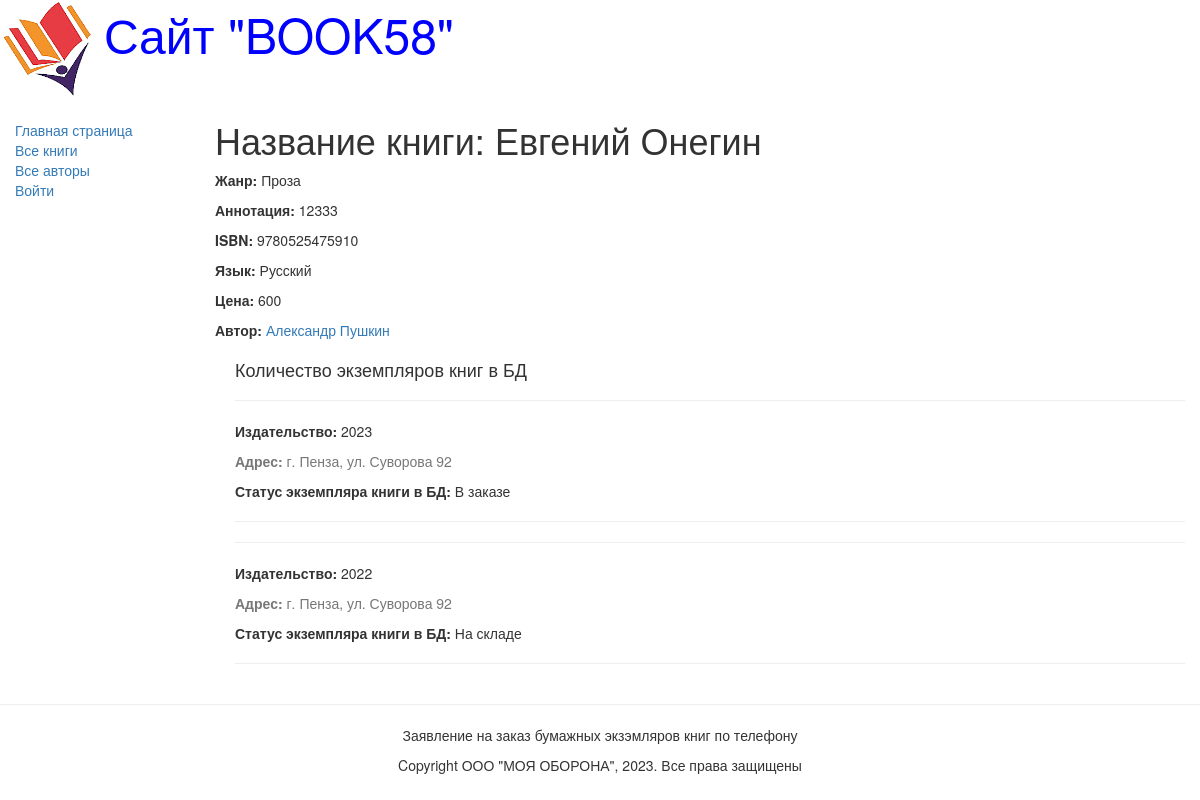
Before: /book/1 with the older database file.
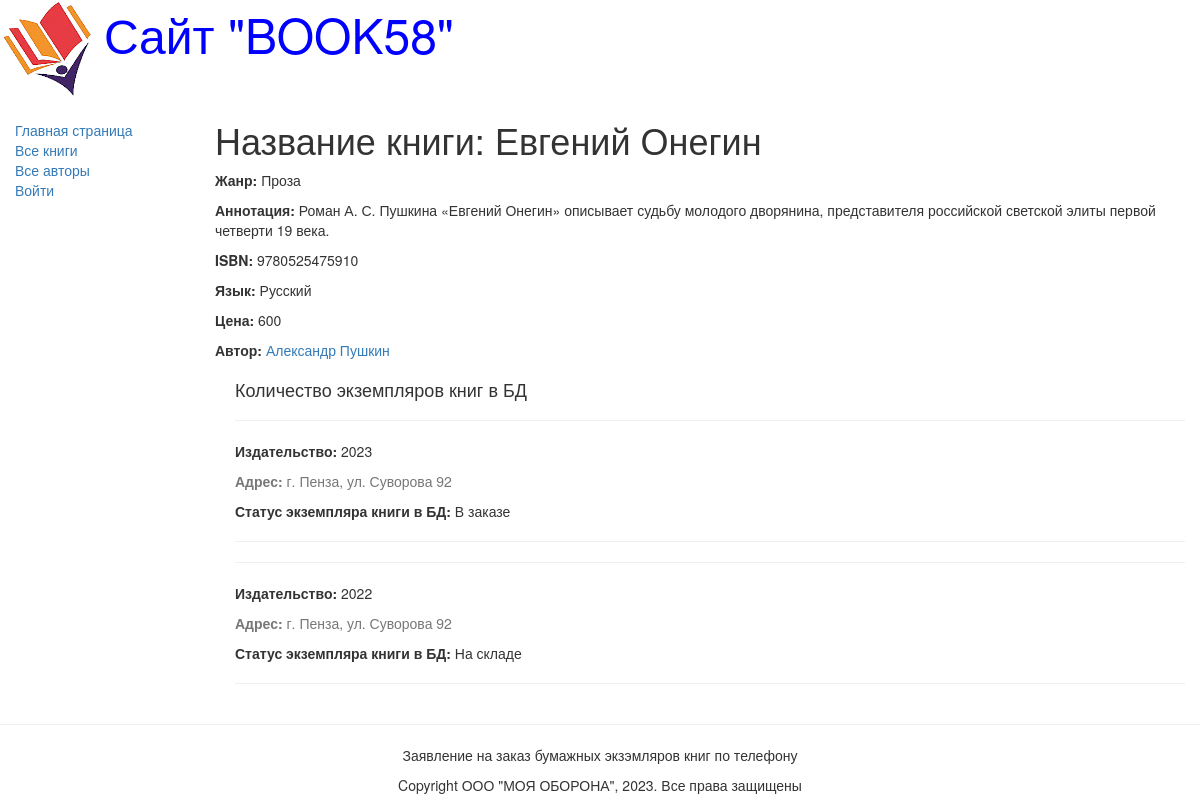
After: the same page with the newer database file.
### catalog/models.py (models this page shows, shortened)
class Book(models.Model):
    title = models.CharField(max_length=200, help_text="Название книги", verbose_name="Название книги")
    genre = models.ForeignKey('Genre', on_delete=models.CASCADE, help_text="Выберите жанр книги", verbose_name="Жанр книги", null=True)
    language = models.ForeignKey('Language', on_delete=models.CASCADE, help_text="Выберите язык книги", verbose_name="Язык книги", null=True)
    author = models.ManyToManyField('Author', help_text="Выберите автора книги", verbose_name="Автор книги")
    summary = models.TextField(max_length=1000, help_text="Введите краткое описание книги", verbose_name="Краткое описание книги")
    isbn = models.CharField(max_length=13, help_text="Должно содержать 13 символов", verbose_name="ISBN книги")
    file = models.FileField(upload_to='books/')
    price = models.CharField(max_length=20, null=True,help_text="Введите цену", verbose_name="Цена")
    def display_author(self):
        return ', '.join([author.last_name for author in self.author.all()])
    display_author.short_description = 'Авторы'

class Genre(models.Model):
    name=models.CharField(max_length=200, help_text="Введите жанр книги", verbose_name="Жанр книги")
    def __str__(self):
        return self.name

class Language(models.Model):
    name = models.CharField(max_length=20, help_text="Введите язык книги", verbose_name="Язык книги")
    def __str__(self):
        return self.name

### catalog/views.py (the view)
# urls.py: url(r'^book/(?P<pk>\d+)$', views.BookDetailView.as_view(), name='book-detail'),
class BookDetailView(generic.DetailView):
    model = Book

### catalog/models.py (called while the page is built)
    def get_absolute_url(self):
        return reverse('author-detail', args=[str(self.id)])

    def __str__(self):
        return self.name

    def __str__(self):
        return self.name

### templates/catalog/book_detail.html (shortened to what this page needs)
{% extends "base_generic.html" %}
{% block content %}
  <h1>Название книги: {{ book.title }}</h1>
  <p><strong>Жанр:</strong> {{ book.genre }}</p>
  <p><strong>Аннотация:</strong> {{ book.summary }}</p>
  <p><strong>ISBN:</strong> {{ book.isbn }}</p>
  <p><strong>Язык:</strong> {{ book.language }}</p>
  <p><strong>Цена:</strong> {{ book.price }}</p>
     {% for author in book.author.all %}
        <p><strong>Автор:</strong>
           <a href="{{ author.get_absolute_url }}">{{ author.first_name }}
                      {{author.last_name}}</a></p>
     {% endfor %}
<div style="margin-left:20px;margin-top:20px">
    <h4>Количество экземпляров книг в БД</h4>
    {% if book.bookinstance_set.all %}
    {% for copy in book.bookinstance_set.all %}
    {% if copy.status.id != 4 %}
       <hr>
       <p><strong>Издательство:</strong> {{copy.imprint}}</p>
       <p class="text-muted"><strong>Адрес:</strong> {{copy.adress}}</p>
       <p><strong>Статус экземпляра книги в БД:</strong> {{copy.status}}</p><hr>
    {% endif %}
    {% endfor %}
    {% else %}
        <p>Экземпляров книг нет</p>
    {% endif %}
  </div>
{% endblock %}

Changed rows visible on the page:
changed Book "Евгений Онегин": summary "12333" → "Роман А. С. Пушкина «Евгений Онегин» описывает судьбу молодого дворянина, представителя российской светской элиты первой четверти 19 века."
